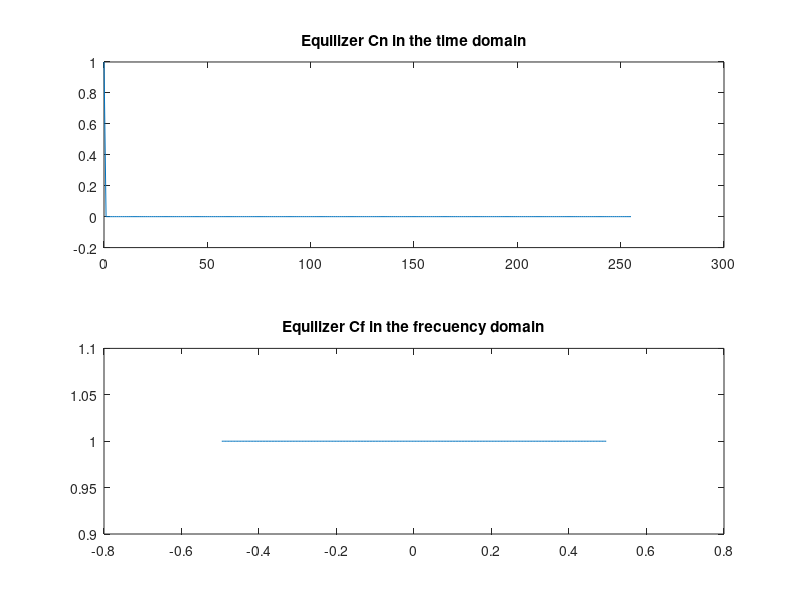
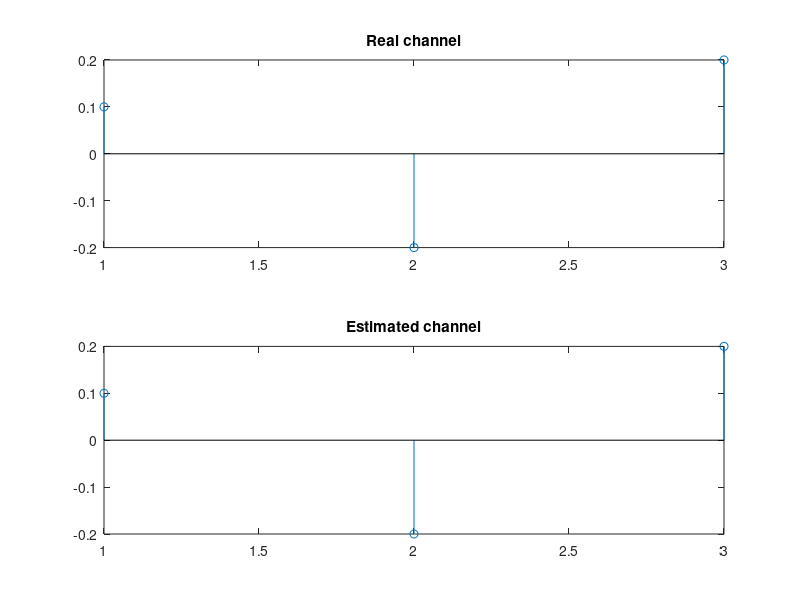
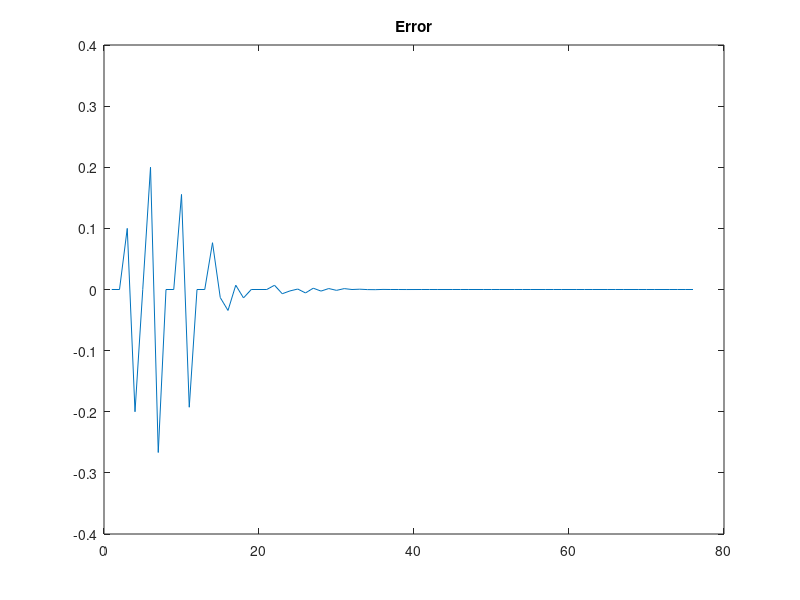

Here is the MATLAB script that generated these plots, in order:
###Do an adaptive filter 
clc
close all
clear all

xn=[0.1 -0.2 0.2]';     #My Channel
j=1;                #counter
n=50;               #Error Energy samples for average ¿¿¿How many samples???
C=3;                #length of my channel
L=3;                #length of my filter
wn=zeros(1,L)';       #My adaptive filter, my estimated channel
I=zeros(1,C)';       #assuming zero before the sample. 
max_num_iterations=1000000;

epsilon_er=1e-6;    #the minimum amount of energy.     ¿¿¿How do you pick this number???
err_energy=5*epsilon_er; #I initialize the energy error by 5 times the minimum
e(1:n)=5*epsilon_er;     #Initialize the vector for store the error 

targ_n=[zeros(9,1);1;0.5;1]; #Defining my target channel. 
f_split=256;        #number of divisions in frequency
####
#Option
only_real=true; #if I put true is only real binary sequence as input, false then imaginary binary sequence
plotting=true; #True means plot


while (err_energy>epsilon_er && j!=max_num_iterations)
################
#Input generator: This just generate random binary numbers imaginary, eg. 1+j or -1-j
  if rand>0.5
    a=1;
  else
    a=-1;
  endif

  if only_real
    b=0;
  else
    if rand>0.5
      b=1i;
    else
      b=-1i;
    endif
  endif
  Ij=a+b;
  j=j+1;
  I=[Ij;I(1:length(I)-1)];
  testIj(j)=Ij;
  
###############
##Filter adaptation
  ye=wn'*I(1:L); #estimated output 
  testye(j)=ye; #just for testing
  y=xn'*I(1:C);  #real output
  testy(j)=y;
  e(j+n)=y-ye;   #error in this iteration
  wn=wn+e(j+n)*I./(norm(I)^2); #adapting the filter
  err_energy=(1/n)*dot(e(length(e)-n:length(e)),e(length(e)-n:length(e)));#calculating the error energy in n samples
  #err_energy=e(length(e)-n:length(e))'*e(length(e)-n:length(e));#calculating the error energy in n samples
  #err_energy=(1/n)*err_energy;
##############
##Equalizer
  if err_energy<epsilon_er
    wf=fft(wn);
    targ_f=targ_f=fftshift(fft(targ_n,f_split));;  ###256 is assuming 128 samples
    wf=fftshift(fft(targ_n,f_split)); #the estimated channel in frequency
    cf=(targ_f./wf); #The equilizer in frequency
    cn=ifft(cf,f_split); #The equilizer in time domain
  endif

end


###
if plotting
  figure(3)
  plot(e(n:length(e)))
  title("Error");
  
  f=linspace((-1/2)+(1/f_split),(1/2)-(1/f_split),f_split);
  t=0:f_split-1;
  
  figure(1)
  subplot(2,1,1)
  plot(t,cn);
  title("Equilizer Cn in the time domain");

  subplot(2,1,2)
  plot(f,cf);
  title("Equilizer Cf in the frecuency domain");
  
  figure(2)
  subplot(2,1,1)
  stem(xn);
  title("Real channel");

  subplot(2,1,2)
  stem(wn);
  title("Estimated channel");
  
else
  disp("I am not ploting, change the value plotting to true")
endif

